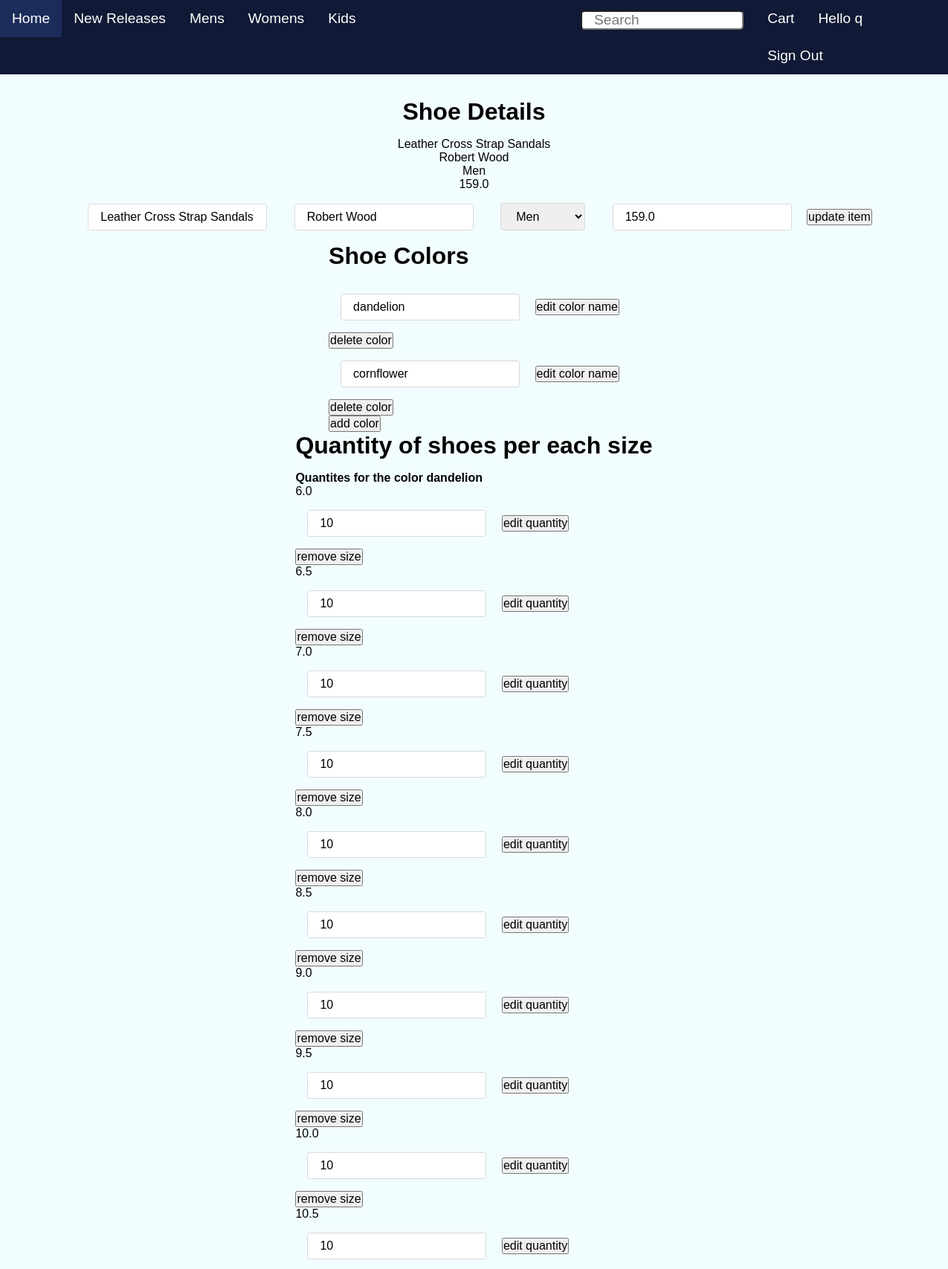
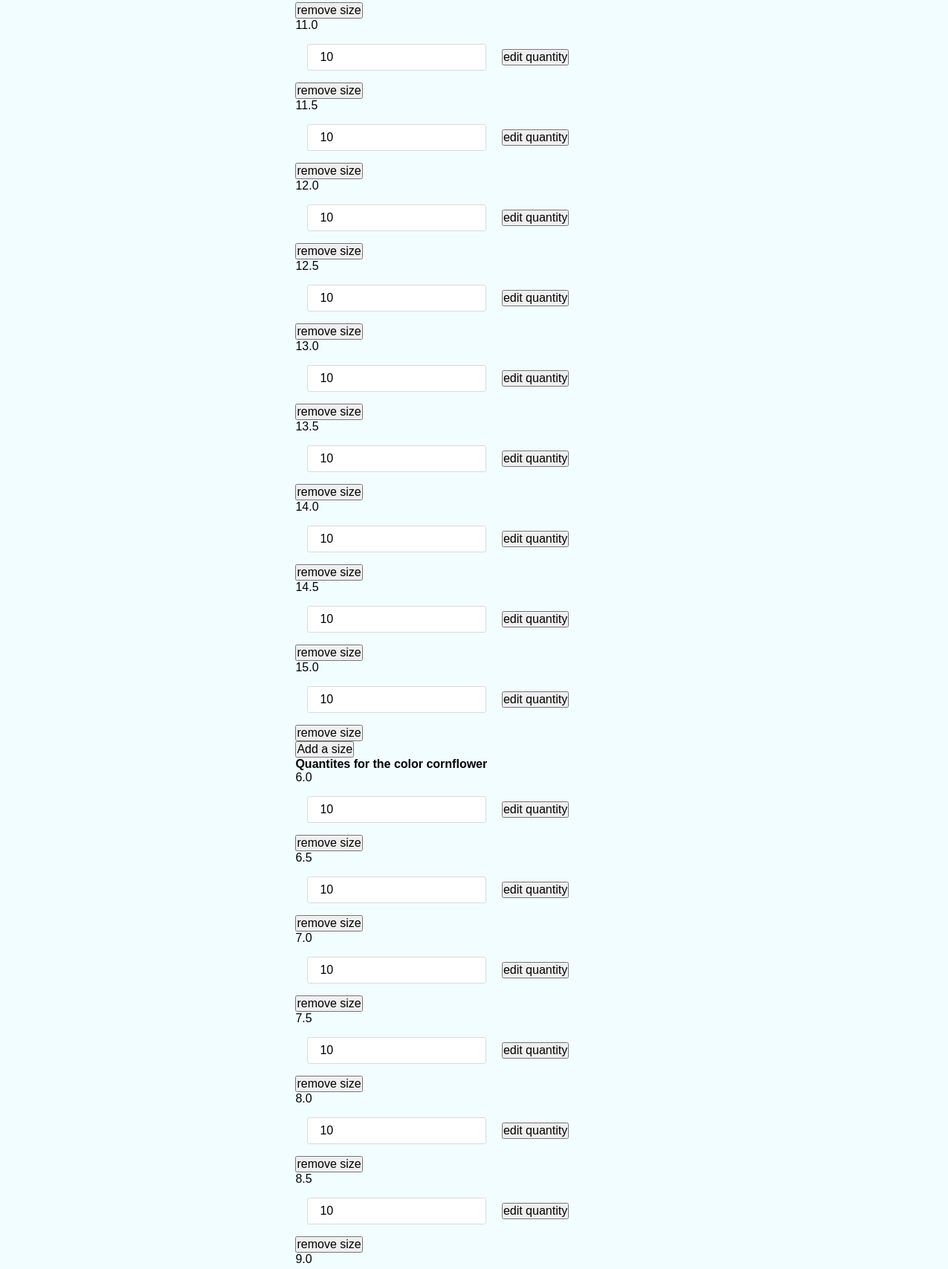
Screenshot of /inventory/4 (signed in, upper part) with the database file from the repository (2 pictures, top to bottom).
### website/models.py (models this page shows, shortened)
class Customer(db.Model, UserMixin):
    __tablename__ = 'customer'
    id = db.Column(db.Integer(), primary_key=True)
    firstname = db.Column(db.Text())
    lastname = db.Column(db.Text())
    email = db.Column(db.Text())
    username = db.Column(db.Text())
    password_hash = db.Column(db.Text())
    cart = db.relationship('Cart', back_populates="owner", uselist=False)

class Shoe(db.Model):
    __tablename__ = 'shoe'
    id = db.Column(db.Integer(), primary_key=True)
    name = db.Column(db.String(length=30), nullable=False)
    brand = db.Column(db.String(length=30), nullable=False)
    audience = db.Column(db.String(length=30), nullable=False)
    price = db.Column(db.Float(), nullable=False)
    colors = db.relationship("Color", back_populates="shoe", lazy=True, cascade='all, delete, delete-orphan')

class Color(db.Model):
    __tablename__ = 'color'
    id = db.Column(db.Integer(), primary_key=True)
    color = db.Column(db.String(length=30))
    quan_per_size = db.relationship("Quantity_Per_Size", back_populates="color", lazy=True, cascade='all, delete, delete-orphan')
    shoe_id = db.Column(db.Integer(), db.ForeignKey('shoe.id'))
    shoe = db.relationship('Shoe', back_populates='colors')

class Quantity_Per_Size(db.Model):
    __tablename__ = 'quantity_per_size'
    id = db.Column(db.Integer(), primary_key=True)
    size = db.Column(db.Float())
    quantity = db.Column(db.Integer())
    color_id = db.Column(db.Integer(), db.ForeignKey('color.id'))
    color = db.relationship('Color', back_populates='quan_per_size')

### website/views/admin_catalog_views.py (the view)
@admin_catalog_views.route('/inventory/<int:id>', methods=['GET'])
def display_shoe(id):
    shoe = Shoe.query.get_or_404(id)
    return render_template('admin/product.html', current_user=current_user, shoe=shoe)

### website/__init__.py (called while the page is built)
def create_app():
    app = Flask(__name__)
    app.config['SECRET_KEY'] = "yeet"
    app.config['SQLALCHEMY_DATABASE_URI'] = f'sqlite:///{DB_NAME}'
    db.init_app(app)
    create_database(app)
    login_manager = LoginManager()
    login_manager.login_view = 'acct_mgmt_views.display_login_page'
    login_manager.init_app(app)
    @login_manager.user_loader
    def load_user(id):
        return Customer.query.get(int(id))
    app.register_blueprint(acct_mgmt_views, url_prefix='/')
    app.register_blueprint(admin_catalog_views, url_prefix='/')
    app.register_blueprint(cust_cart_views, url_prefix='/')
    app.register_blueprint(cust_catalog_views, url_prefix='/')
    app.register_blueprint(home_view, url_prefix='/')
    return app

### website/views/admin_catalog_views.py (called while the page is built)
@admin_catalog_views.before_request
@login_required
def admin_only():
    pass

### website/templates/admin/product.html (shortened to what this page needs)
{% extends 'base.html' %}
{% block body %}
    <h1>Shoe Details</h1>
    <p>{{ shoe.name }}</p>
    <p>{{ shoe.brand }}</p>
    <p>{{ shoe.audience }}</p>
    <p>{{ shoe.price }}</p>
    <form id="put-form" action="/inventory/{{ shoe.id }}" method="POST">
            <input type="text" name="name" value="{{ shoe.name }}">
            <input type="text" name="brand" value="{{ shoe.brand }}">
            <select name="audience" >
                <option value="{{ shoe.audience }}">{{ shoe.audience }}</option>
            </select>
            <input type="number" name="price" value="{{ shoe.price }}">
            <button type="submit">update item</button>
    </form>
    <div id="colors">
        <h2>Shoe Colors</h2>
        {% for color in shoe.colors%}
            <form id="put-form" action="/inventory/{{shoe.id}}/{{color.id}}" method="POST">
                <input type="text" name="color" value="{{color.color}}">
                <input type="submit" value="edit color name">
            </form>
            <button onclick="sendDeleteRequest('/inventory/{{shoe.id}}/{{color.id}}')">delete color</button>
            {% endfor %}
        <br>
        <button onclick="addColor('/inventory/{{shoe.id}}')">add color</button>
    </div>
    <div id="quantities">
        <h2>Quantity of shoes per each size</h2>
        {% for color in shoe.colors%}
            <h4>Quantites for the color {{ color.color }}</h4>
            {% for quantity in color.quan_per_size%}
                <form id="put-form" action="/inventory/{{shoe.id}}/{{color.id}}/{{quantity.id}}" method="POST">
                    <p>{{ quantity.size }}</p>
                    <input type="number" name="quantity" min= "0" value="{{quantity.quantity}}">
                    <input type="submit" value="edit quantity">
                </form>
                <button onclick="sendDeleteRequest('/inventory/{{shoe.id}}/{{color.id}}/{{quantity.id}}')">remove size</button>
            {% endfor %}
            <br>
            <button onclick="addSize('/inventory/{{shoe.id}}/{{color.id}}')">Add a size</button>
        {% endfor %}
    </div>
{% endblock%}

### website/templates/base.html (shortened to what this page needs)
<!DOCTYPE html>
<html lang="en">
<head>
    <link rel="stylesheet" href="{{ url_for('static', filename='dist/main.css') }}">
</head>
<body>
    <div class="nav-bar">
        <ul>
            <div>
                <li><a href="{{ url_for('home_view.home_page') }}">Home</a></li>
                <li><a href="{{ url_for('cust_catalog_views.releases_page') }}">New Releases</a></li>
                <li><a href="{{ url_for('cust_catalog_views.mens_releases_page') }}">Mens</a></li>
                <li><a href="{{ url_for('cust_catalog_views.womens_releases_page') }}">Womens</a></li>
                <li><a href="{{ url_for('cust_catalog_views.kids_releases_page') }}">Kids</a></li>
            </div>
            <li>
                <a>
                    <form id="search" action="/releases/browse/" method="GET">
                        <input type="search" name="search" placeholder="Search">
                    </form>
                </a>
            </li>
            <div class="nav-block">
            {% if current_user.is_authenticated %}
                <li>
                    <a href="{{url_for('cust_cart_views.display_cart_page')}}">Cart</a>
                </li>
                <li>
                    <a href="{{ url_for( 'acct_mgmt_views.display_account_page', username=current_user.username ) }}">Hello {{current_user.firstname}}</a>
                </li>
                <li>
                    <a href="{{url_for('acct_mgmt_views.logout')}}"">Sign Out</a>
                </li>
            {% endif %}
        </ul>
    </div>
    <div class="content">
        {% block body %}{% endblock %}
    </div>
</body>
</html>

### rows the page displays
Customer: firstname "q"
Shoe: name "Leather Cross Strap Sandals", brand "Robert Wood", audience "Men", price "159.0"
Color: color "dandelion"
Color: color "cornflower"
Quantity_Per_Size: size "6.0", quantity "10"
Quantity_Per_Size: size "6.5", quantity "10"
Quantity_Per_Size: size "7.0", quantity "10"
Quantity_Per_Size: size "7.5", quantity "10"
Quantity_Per_Size: size "8.0", quantity "10"
Quantity_Per_Size: size "8.5", quantity "10"
Quantity_Per_Size: size "9.0", quantity "10"
Quantity_Per_Size: size "9.5", quantity "10"
Quantity_Per_Size: size "10.0", quantity "10"
Quantity_Per_Size: size "10.5", quantity "10"
Quantity_Per_Size: size "11.0", quantity "10"
Quantity_Per_Size: size "11.5", quantity "10"
Quantity_Per_Size: size "12.0", quantity "10"
Quantity_Per_Size: size "12.5", quantity "10"
Quantity_Per_Size: size "13.0", quantity "10"
Quantity_Per_Size: size "13.5", quantity "10"
Quantity_Per_Size: size "14.0", quantity "10"
Quantity_Per_Size: size "14.5", quantity "10"
Quantity_Per_Size: size "15.0", quantity "10"
Quantity_Per_Size: size "6.0", quantity "10"
Quantity_Per_Size: size "6.5", quantity "10"
Quantity_Per_Size: size "7.0", quantity "10"
Quantity_Per_Size: size "7.5", quantity "10"
Quantity_Per_Size: size "8.0", quantity "10"
Quantity_Per_Size: size "8.5", quantity "10"
Quantity_Per_Size: size "9.0"
